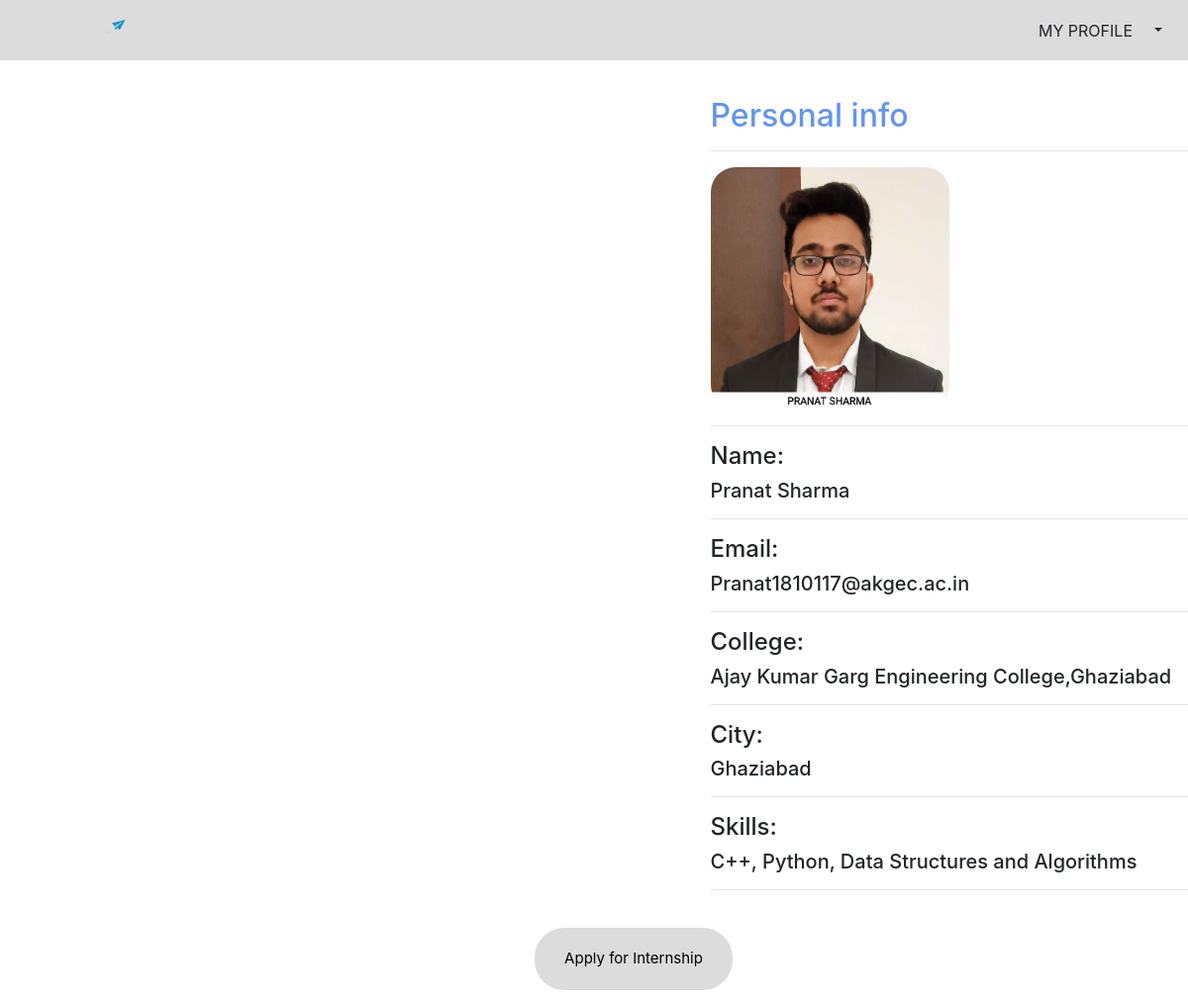
The page /student_profile/ (signed in) on the database its author committed.
### main/models.py (models this page shows, shortened)
class Student(models.Model):
    user = models.OneToOneField(User, on_delete = models.CASCADE, null = False)
    phone_no = models.CharField(max_length=10)
    college_name = models.CharField(max_length = 200, default = "", blank = True)
    image = models.ImageField(upload_to = 'pics', default = "", blank = True)
    basic_skills = models.TextField(default = "", blank = True)
    city = models.CharField(max_length = 200, default = "", blank = True)
    year_of_study=models.IntegerField(choices=((1,"first_year"),(2,"second_year"),(3,"third_year"),(4,"fourth_year")),default=1)

class User(AbstractUser):
    username = models.CharField(max_length = 200, default = "", unique = False, blank = True)
    name = models.CharField(max_length = 200, default = "", null = False)
    email = models.EmailField(verbose_name = 'email address', max_length = 200, unique = True)
    confirm_password = models.CharField(max_length = 200, default = "", null = False)
    is_company = models.BooleanField(default = False)
    is_student = models.BooleanField(default = False)
    active = models.BooleanField(default = False)
    staff = models.BooleanField(default = False)
    admin = models.BooleanField(default = False)
    USERNAME_FIELD = 'email'
    REQUIRED_FIELDS = []
    objects = UserManager()
    @property
    def is_active(self):
        return self.active

### main/views.py (the view)
# urls.py: path("student_profile/",student_profile.as_view(),name="student"),
class student_profile(View):
    def get(self,request):
        if request.user.is_anonymous:
            return redirect("main:homepage")
        try :
            student = Student.objects.get(user = request.user)
        except Student.DoesNotExist:
            return redirect("main:homepage")
        return render(request=request, template_name="main/StudentProfile.html", context={"intern":Internship.objects.all(), "student" : student})

### main/templates/main/StudentProfile.html (shortened to what this page needs)
{% load static %}
<!DOCTYPE HTML>
<html style="width: 100%;
height: 100%;
margin: 0px;
padding: 0px;
overflow-x: hidden; ">
<head>
    <link rel="stylesheet" href="https://stackpath.bootstrapcdn.com/bootstrap/4.3.1/css/bootstrap.min.css">
    <link rel="stylesheet" href="https://maxcdn.bootstrapcdn.com/font-awesome/4.7.0/css/font-awesome.min.css">
    <link rel="stylesheet" type="text/css" href="{% static 'main/std.css' %}">
</head>
<body style="width: 100%;
height: 100%;
margin: 0px;
padding: 0px;
overflow-x: hidden; ">
{% if user.is_student %}
        <nav class="navbar navbar-light" style="background-color:#DCDCDC;">
               <a class="navbar-brand" href="/">
                <img width="200px" height="35px" src="{% static 'main/Logo.svg' %}" alt="">
                </a>
                    <div class="btn-group">
                        <button type="button" class="btn "> MY PROFILE </button>
                        <button type="button" class="btn dropdown-toggle dropdown-toggle-split" data-toggle="dropdown">
                        </button>
                    </div>
        </nav>
        <div class="row">
          <div class="col-md-7">
          </div>
          <div class="col-md-5 personal-info" style="padding-top:3%">
            <h2 id="profile-head"style="color: cornflowerblue">Personal info</h2>
            <hr>
            {% if student.image %}
            <img src="/media/{{student.image}}" style="width: 50%; height:30%; border-radius: 25px"">
            {% else %}
            <img src="{% static 'main/student.png' %}" style="width: 50%; height:30%; border-radius: 25px">
            {% endif %}
            <hr>
            <h4>Name:</h4>
            <h5>{{user.first_name}} {{user.last_name}} </h5>
            <hr>
            <h4>Email:</h4>
            <h5>{{user.email}}</h5>
            <hr>
            {% if student.college_name %}
            <h4>College:</h4>
            <h5>{{student.college_name}}</h5><hr>
            {% endif %}
            {% if student.city %}
            <h4>City:</h4>
            <h5> {{student.city}}</h5><hr>
            {% endif %}
            {% if student.basic_skills %}
            <h4>Skills:</h4>
            <h5>{{student.basic_skills}}</h5><hr>
            {% endif %}
           </div>
        </div>
        <div clas="apply-btn" style="margin-left: 45%;padding-top: 2%">
          <button class="button"><span><a href="/filter_internship" style="color: black">Apply for Internship</a></span></button>
        </div>
        {% elif user.is_employer %}
        <h1 style="text-align: center;color: crimson">XX--You can't access this page--XX</h1>
        <h2 style="text-align:center">Click on <a style="color:crimson" href="/employer_profile">this</a> to go to back to employer's profile</h2>
        {% endif%}
    </body>
</html>

### main/static/main/std.css (style rules this page uses)
.button { border-radius: 30px; background-color:#DCDCDC; border: none; color: rgb(165, 215, 238)134, 134, 148); text-align: center; font-size: 15px; padding: 20px; width: 200px; transition: all 0.5s; cursor: pointer; margin-bottom:2%; }
.button span { cursor: pointer; display: inline-block; position: relative; transition: 0.5s; }
.button span:after { content: '\00bb'; position: absolute; opacity: 0; top: 0; right: -20px; transition: 0.5s; }

### rows shown on the page
Student: image (picture), college_name "Ajay Kumar Garg Engineering College,Ghaziabad", city "Ghaziabad", basic_skills "C++, Python, Data Structures and Algorithms"
User: first_name "Pranat", last_name "Sharma", email "Pranat1810117@akgec.ac.in"
